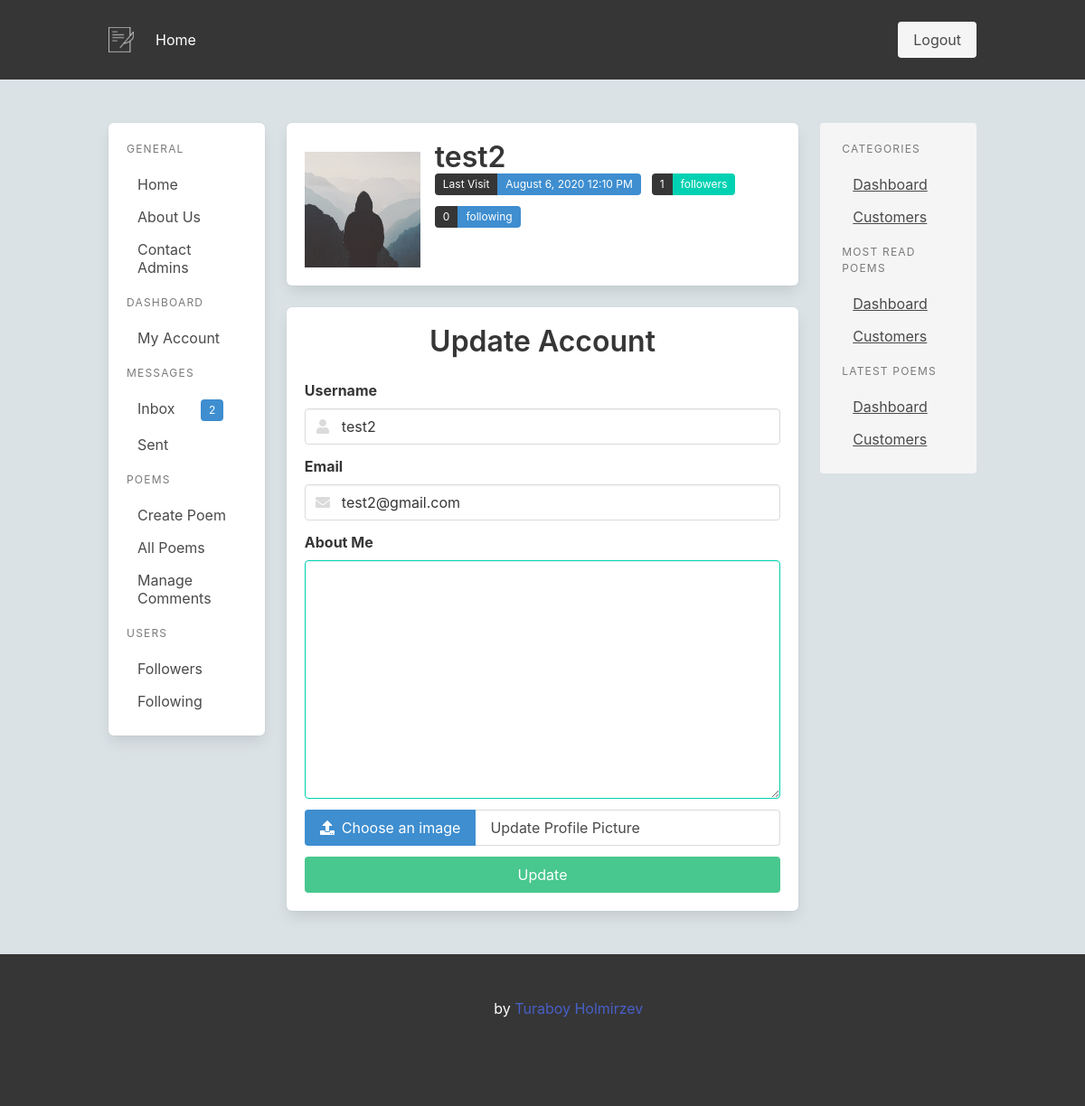
The page /test2/update (signed in) on the database as committed earlier.
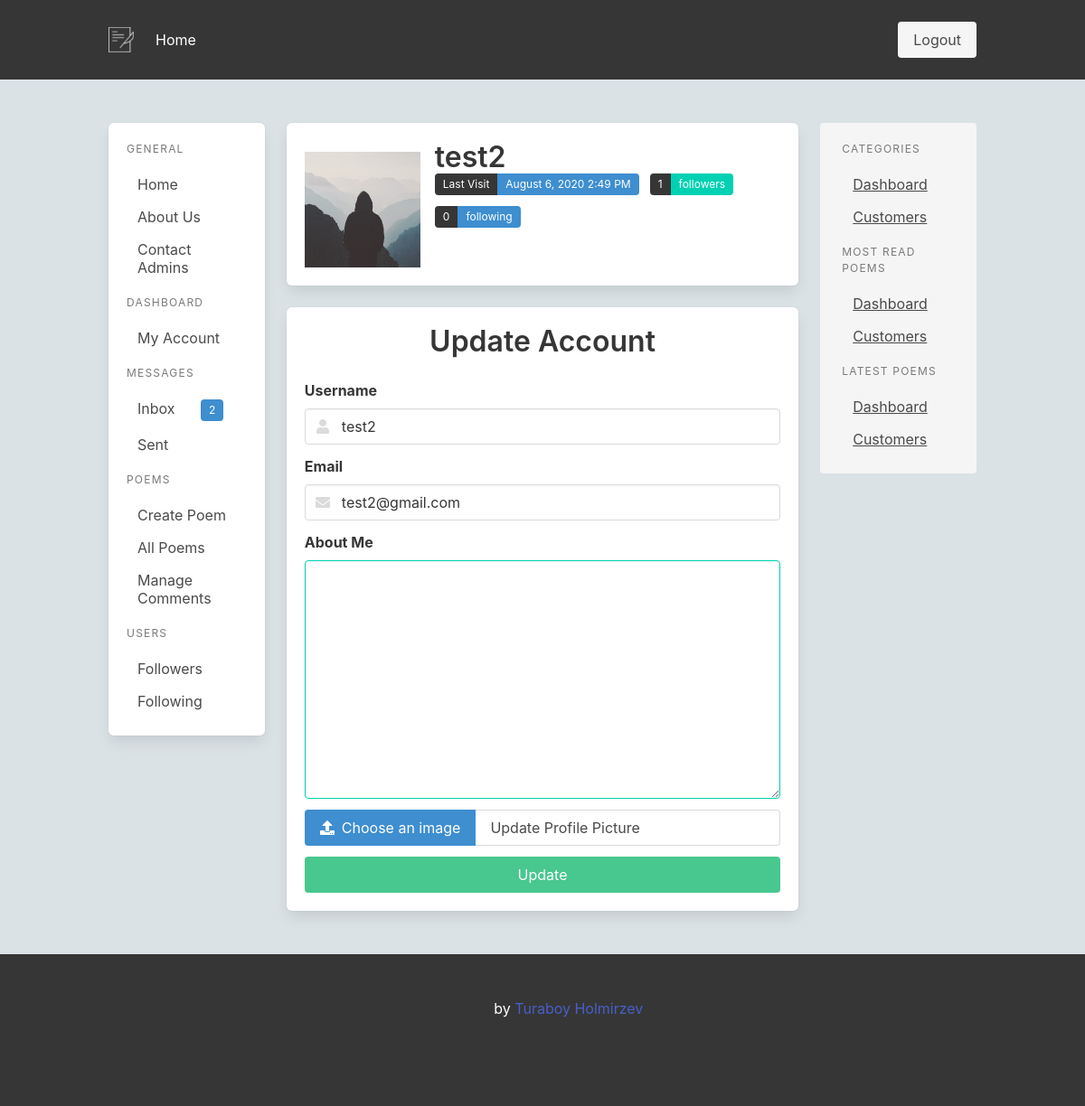
The same page on the database as committed later.
### app/models.py (models this page shows, shortened)
class User(UserMixin, db.Model):
    id = db.Column(db.Integer, primary_key=True)
    username = db.Column(db.String(64), index=True, unique=True)
    email = db.Column(db.String(120), index=True, unique=True)
    image_file = db.Column(db.String(120), nullable=True, default="default.jpg")
    password_hash = db.Column(db.String(128))
    about_me = db.Column(db.String(140))
    is_admin = db.Column(db.Boolean, default=False)
    last_seen = db.Column(db.DateTime, default=datetime.utcnow)
    poems = db.relationship('Poem', backref='author', lazy='dynamic')
    sent_messages = db.relationship('Message', backref='sent_user', lazy=True, foreign_keys='Message.sent_user_id')
    received_messages = db.relationship('Message', backref='received_user', lazy=True, foreign_keys='Message.received_user_id')
    followed = db.relationship(
        'User', secondary=followers,
        primaryjoin=(followers.c.follower_id == id),
        secondaryjoin=(followers.c.followed_id == id),
        backref=db.backref('followers', lazy='dynamic'), lazy='dynamic')
    def new_inbox_messages(self):
        return len([m for m in self.received_messages if m.is_read == False])

### app/users/routes.py (the view)
@bp.route('/<username>/update', methods=['GET', 'POST'])
@login_required
def update_account(username):
    form = EditProfileForm()
    user = User.query.filter_by(username=username).first_or_404()
    if user != current_user:
        return redirect(url_for("main.index"))
    if form.validate_on_submit():
        if form.picture.data:
            picture_file = save_picture(form.picture.data)
            current_user.image_file = picture_file
        current_user.username = form.username.data
        current_user.email = form.email.data
        current_user.about_me = form.about_me.data
        db.session.commit()
        flash('Your account has been updated', 'success')
        return redirect(url_for('users.update_account', username=current_user.username))
    elif request.method == 'GET':
        image_file = url_for('static', filename='profile_pics/' + current_user.image_file)
        form.username.data = current_user.username
        form.email.data = current_user.email
        form.about_me.data = current_user.about_me
    return render_template('users/update_account.html', form=form, image_file=image_file, user=user)

### app/users/forms.py (shortened to what this page needs)
class EditProfileForm(FlaskForm):
    username = StringField('Username',
                            validators=[DataRequired(), Length(min=2, max=20)])
    email = StringField('Email',
                        validators=[DataRequired(), Email()])
    picture = FileField('Update Profile Picture', validators=[FileAllowed(['jpg', 'png', 'gif', 'jpeg'])])
    about_me = TextAreaField("About Me")
    submit = SubmitField('Update')

### app/models.py (called while the page is built)
@login.user_loader
def load_user(id):
    return User.query.get(int(id))

### app/templates/users/update_account.html
{% extends "layout/base.html" %}
{% block content %}
<section class="mb-5">
    {% include "partial/user_profile.html" %}
</section>
<section class="">
    {% include "forms/users/account_update_form.html" %}
</section>
{% endblock content %}

### app/templates/partial/user_profile.html (shortened to what this page needs)
<div class="box">
  <div class="media">
      <div class="media-left pt-3 is-hidden-mobile">
        <figure class="image is-128x128">
            <img src="{{ image_file }}" alt="User image">
        </figure>
      </div>
      <div class="media-content">
          <p class="title is-3 mb-0 is-hidden-mobile">{{ user.username }}</p>
          <div class="field is-grouped is-grouped-multiline is-clearfix">
              <div class="control">
              {% if user.last_seen %}
                <div class="tags has-addons">
                  <span class="tag is-dark">Last Visit</span>
                  <span class="tag is-info">{{ moment(user.last_seen).format('LLL') }}</span>
                </div>
              </div>
              {% endif %}
              <div class="control">
                <div class="tags has-addons">
                  <span class="tag is-dark">{{ user.followers.count() }}</span>
                  <span class="tag is-primary">followers</span>
                </div>
              </div>
              <div class="control">
                <div class="tags has-addons">
                  <span class="tag is-dark">{{ user.followed.count() }}</span>
                  <span class="tag is-info">following</span>
                </div>
              </div>
            </div>
      </div>
  </div>
  </div>

### app/templates/forms/users/account_update_form.html (shortened to what this page needs)
<form class="box"  action="" method="post" enctype="multipart/form-data">
    <h2 class="has-text-centered title">Update Account</h2>
    <div class="field">
        {{ form.username.label(class_="label") }}
        <p class="control has-icons-left has-icons-right">
        {{ form.username(class_="input") }}
        <span class="icon is-small is-left">
        </span>
        </p>
    </div>
    <div class="field">
        {{ form.email.label(class_="label") }}
        <p class="control has-icons-left has-icons-right">
        {{ form.email(class_="input") }}
        <span class="icon is-small is-left">
        </span>
        </p>
    </div>
    <div class="field">
        {{ form.about_me.label(class_="label") }}
        <div class="control">
            {{ form.about_me(class_="textarea is-primary", rows=10) }}
        </div>
    </div>
    <div class="field">
      <div id="file-js-example" class="file has-name is-info field is-fullwidth">
        <label class="file-label">
          <span class="file-cta">
            <span class="file-icon">
              <i class="fas fa-upload"></i>
            </span>
            <span class="file-label">
                Choose an image
            </span>
          </span>
          <span class="file-name">
            {{ form.picture.label }}
          </span>
        </label>
      </div>
    </div>
    <div class="field">
        <p class="control">
          <button class="button is-success is-fullwidth">
            Update
          </button>
        </p>
    </div>
</form>

Rows that differ between the two databases and show on the page:
changed User "test2": last_seen "August 6, 2020 12:10 PM" → "August 6, 2020 2:49 PM"
